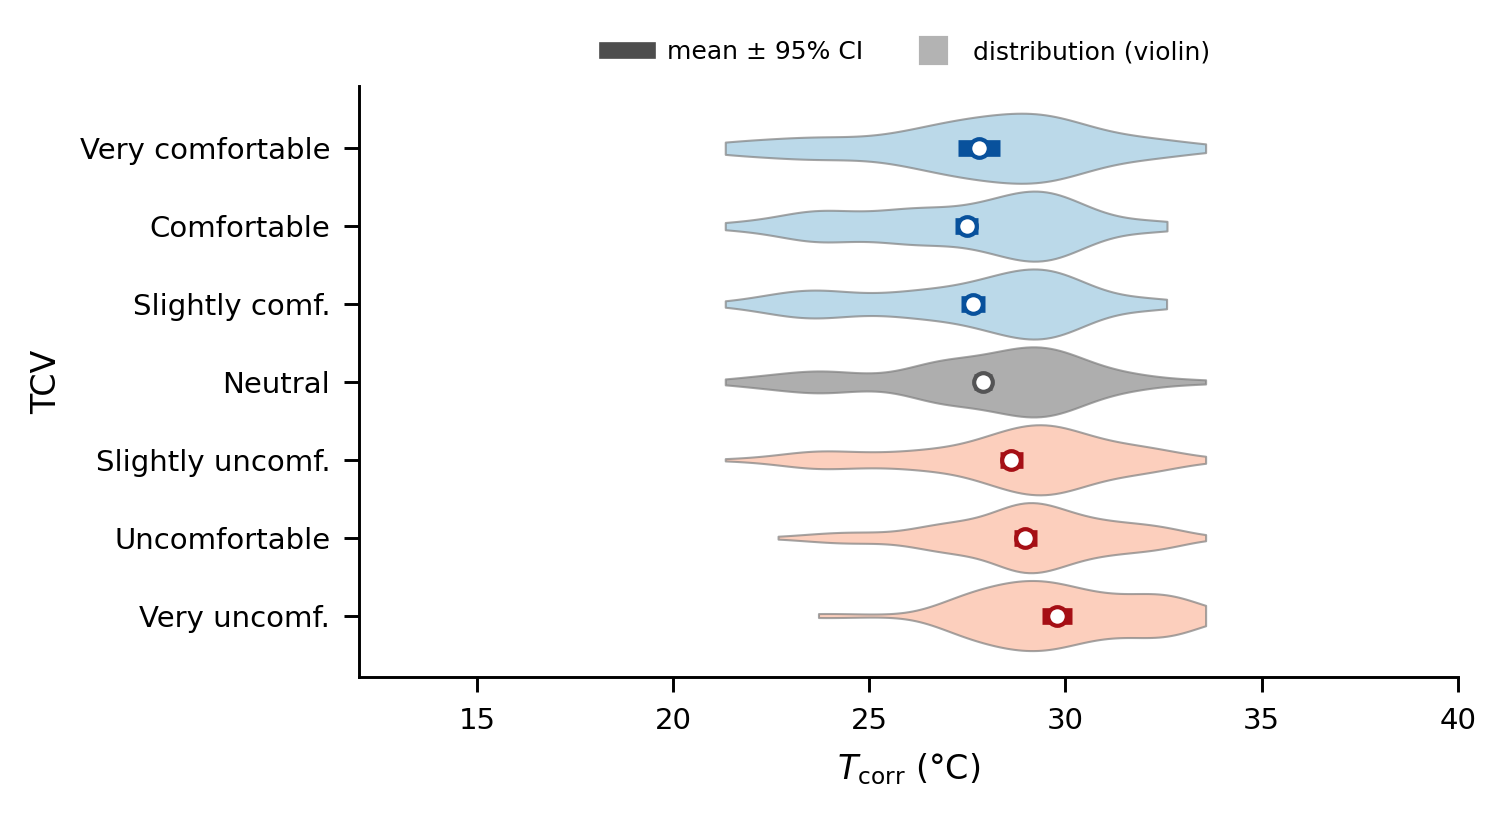

Generate this figure with Python:
"""F1 (combined) - Overlap of the seven TCV categories along T_corr, with the mean +/- 95% CI
overlaid on the violins. The violins show the (overlapping) within-category distributions;
the thick dark bars show that the category MEANS are pinned to ~+/-0.3 C and ordered within a
2.3 C band -> distributions overlap, yet means are statistically distinguishable and inseparable.
Replaces the separate F1 (violins) + F1b (means). Size 12x6.5 cm. PNG 300dpi + PDF."""
import numpy as np
import matplotlib.pyplot as plt
from matplotlib.lines import Line2D
from _common import load, set_style, save, CM

set_style()
df = load()

order = [3, 2, 1, 0, -1, -2, -3]            # comfortable (top) -> uncomfortable (bottom)
labels = {3: "Very comfortable", 2: "Comfortable", 1: "Slightly comf.",
          0: "Neutral", -1: "Slightly uncomf.", -2: "Uncomfortable", -3: "Very uncomf."}
CSIDE, USIDE,noside = "#9ecae1", "#fcbba1"  , "#8c8c8c"      # violin fills
EDGE = {1: "#3182bd", -1: "#cb181d"}
col_dark = lambda s: "#08519c" if s > 0 else "#a50f15" if s < 0 else "#545455"

print(df.columns)

data = [df.loc[df.score == s, "T_corr"].dropna().values for s in order]
positions = np.arange(len(order))[::-1]    # score 3 at top

fig, ax = plt.subplots(figsize=(12 * CM, 6.5 * CM))

vp = ax.violinplot(data, positions=positions, vert=False, widths=0.9,
                   showmeans=False, showextrema=False, showmedians=False)
for body, s in zip(vp["bodies"], order):
    body.set_facecolor(CSIDE if s > 0 else USIDE if s < 0 else noside)
    body.set_edgecolor("0.5"); body.set_alpha(0.7); body.set_linewidth(0.5)

# overlay mean +/- 95% CI
for s, y in zip(order, positions):
    v = df.loc[df.score == s, "T_corr"].dropna().values
    m = v.mean(); ci = 1.96 * v.std(ddof=1) / np.sqrt(len(v))
    med = np.median(v)
    #ax.plot([med, med], [y - 0.38, y + 0.38], color="0.25", lw=1.2, zorder=3)  # median tick
    ax.plot([m - ci, m + ci], [y, y], color=col_dark(s), lw=4.0, solid_capstyle="butt", zorder=4)
    ax.scatter([m], [y], color="white", edgecolors=col_dark(s), s=20, lw=1.0, zorder=5)

ax.set_yticks(positions)
ax.set_yticklabels([labels[s] for s in order])
ax.set_xlabel(r"$T_{\rm corr}$ (°C)")
ax.set_ylabel("TCV")
ax.set_xlim(12, 40)
ax.grid(False)
ax.set_axisbelow(True)

leg = [Line2D([0], [0], color="0.3", lw=4.0, label="mean ± 95% CI"),
    #    Line2D([0], [0], color="0.25", lw=1.2, label="median"),
       Line2D([0], [0], marker="s", color="0.7", lw=0, markersize=6, label="distribution (violin)")]
ax.legend(handles=leg, loc="lower center", bbox_to_anchor=(0.5, 1.0), ncol=3,
          frameon=False, fontsize=6, handlelength=1.6)

save(fig, "F1_overlap_7cat")
